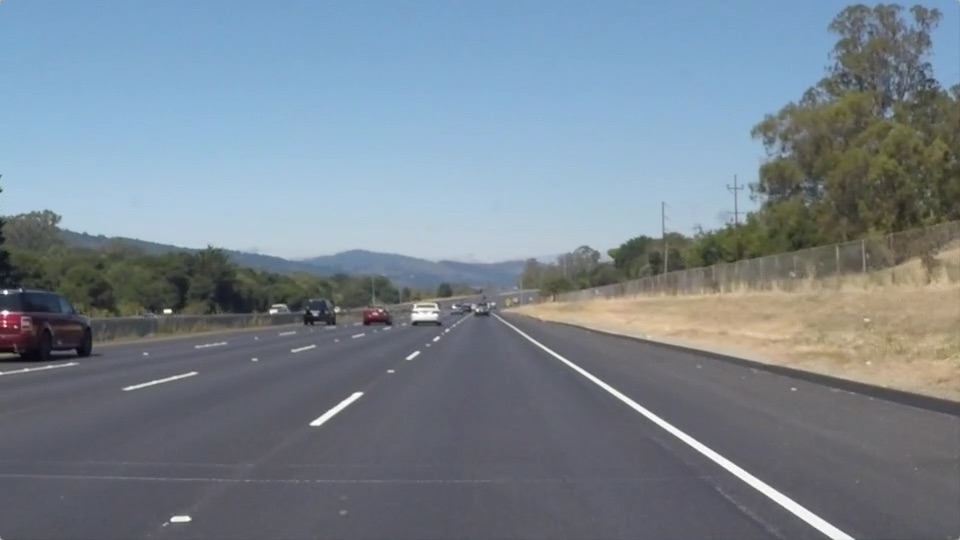
#> input picture CarND-LaneLines-P1/test_images/solidWhiteRight.jpg, 960 x 540 px
$ jupyter execute --allow-errors P1-Copy2.ipynb   (shell and % lines are left out)
#> lines starting #> are read from the running program, lines starting #| are printed output that depends on the picture
# **Finding Lane Lines on the Road**
***
In this project, you will use the tools you learned about in the lesson to identify lane lines on the road.  You can develop your pipeline on a series of individual images, and later apply the result to a video stream (really just a series of images). Check out the video clip "raw-lines-example.mp4" (also contained in this repository) to see what the output should look like after using the helper functions below.

Once you have a result that looks roughly like "raw-lines-example.mp4", you'll need to get creative and try to average and/or extrapolate the line segments you've detected to map out the full extent of the lane lines.  You can see an example of the result you're going for in the video "P1_example.mp4".  Ultimately, you would like to draw just one line for the left side of the lane, and one for the right.

---
Let's have a look at our first image called 'test_images/solidWhiteRight.jpg'.  Run the 2 cells below (hit Shift-Enter or the "play" button above) to display the image.

**Note** If, at any point, you encounter frozen display windows or other confounding issues, you can always start again with a clean slate by going to the "Kernel" menu above and selecting "Restart & Clear Output".

---

**The tools you have are color selection, region of interest selection, grayscaling, Gaussian smoothing, Canny Edge Detection and Hough Tranform line detection.  You  are also free to explore and try other techniques that were not presented in the lesson.  Your goal is piece together a pipeline to detect the line segments in the image, then average/extrapolate them and draw them onto the image for display (as below).  Once you have a working pipeline, try it out on the video stream below.**

---

<figure>

 <figcaption>
 <p></p>
 <p style="text-align: center;"> Your output should look something like this (above) after detecting line segments using the helper functions below </p>
 </figcaption>
</figure>
 <p></p>
<figure>

 <figcaption>
 <p></p>
 <p style="text-align: center;"> Your goal is to connect/average/extrapolate line segments to get output like this</p>
 </figcaption>
</figure>

[cell 1]
#importing some useful packages
import matplotlib.pyplot as plt
import matplotlib.image as mpimg
import numpy as np
import cv2

# Setting Global Variables for the lane extrapolation portion
PREVIOUS_1 = None
PREVIOUS_2 = None
PREVIOUS_RIGHT_X1 = None
PREVIOUS_RIGHT_X2 = None

[cell 2]
#reading in an image
image = mpimg.imread('test_images/solidWhiteRight.jpg')
#> image is the input picture: shape (540, 960, 3); mean R, G, B 120.3, 132.6, 143.7
#printing out some stats and plotting
print('This image is:', type(image), 'with dimesions:', image.shape)
#| This image is: <class 'numpy.ndarray'> with dimesions: (540, 960, 3)
plt.imshow(image)  #call as plt.imshow(gray, cmap='gray') to show a grayscaled image

[cell 3]
# Converting the image to grayscale
gray = cv2.cvtColor(image, cv2.COLOR_BGR2GRAY)
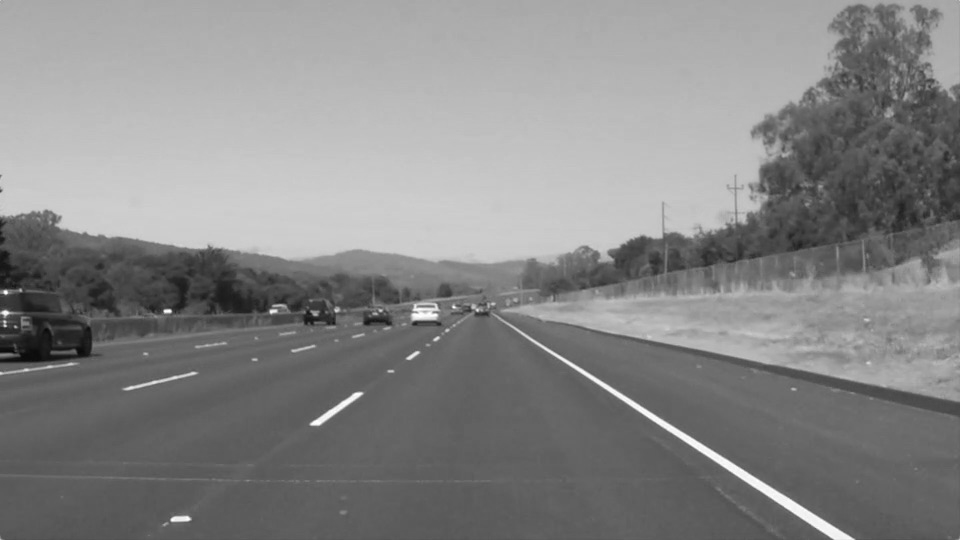
#> gray: shape (540, 960); min 6, max 255, mean 134.5
# show the gray image
plt.imshow(gray)

**Some OpenCV functions (beyond those introduced in the lesson) that might be useful for this project are:**

* `cv2.inRange()` for color selection
* `cv2.fillPoly()` for regions selection
* `cv2.line()` to draw lines on an image given endpoints
* `cv2.addWeighted()` to coadd / overlay two images
* `cv2.cvtColor()` to grayscale or change color
* `cv2.imwrite()` to output images to file
* `cv2.bitwise_and()` to apply a mask to an image

**Check out the OpenCV documentation to learn about these and discover even more awesome functionality!**

Below are some helper functions to help get you started. They should look familiar from the lesson!

[cell 4]
import math

# [6 lines left out: function grayscale, not called in this run]

def canny(img, low_threshold, high_threshold):
    """Applies the Canny transform"""
    return cv2.Canny(img, low_threshold, high_threshold)

def gaussian_blur(img, kernel_size):
    """Applies a Gaussian Noise kernel"""
    return cv2.GaussianBlur(img, (kernel_size, kernel_size), 0)

# [76 lines left out: functions region_of_interest, draw_lines, hough_lines, weighted_img, not called in this run]

[cell 5]
# [67 lines left out: function draw_lines3, not called in this run]

[cell 6]
# [83 lines left out: function draw_lines4, not called in this run]

#Helper function for mean
def mean(myList):
    return float(sum(myList)) / max(len(myList), 1)

[cell 7]
# [59 lines left out: function draw_lines5, not called in this run]

[cell 8]
# [18 lines left out: function draw_lines6, not called in this run]

[cell 9]
# [54 lines left out: function draw_lines7, not called in this run]

[cell 10]
# [102 lines left out: function draw_lines2, not called in this run]

## Test on Images

Now you should build your pipeline to work on the images in the directory "test_images"
**You should make sure your pipeline works well on these images before you try the videos.**

#> (a cell that did not finish here is left out)

[cell 12]
import os
for pic in os.listdir("test_images/")[1:]:
    print("Processing %r"%pic)
    path = (str(os.getcwd()+'/test_images/'+pic))
    image = mpimg.imread(path)
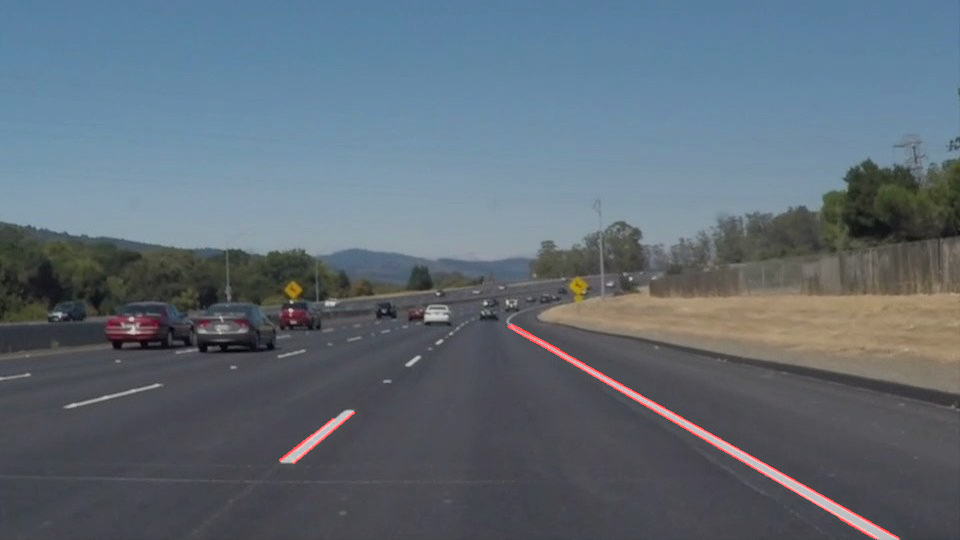
#> input picture CarND-LaneLines-P1/test_images/solidWhiteCurvecopy.png, 960 x 540 px
#> image is the input picture: shape (540, 960, 4) float32; mean R, G, B, A 0.375, 0.423, 0.466, 1
    # Read in the image and print out some stats
    # Note: in the previous example we were reading a .jpg
    # Here we read a .png and convert to 0,255 bytescale

    # Grab the x and y size and make a copy of the image
    ysize = image.shape[0]
#> ysize = 540
    xsize = image.shape[1]
#> xsize = 960
    color_select = np.copy(image)
    line_image = np.copy(image)

    # Define the vertices of a triangular mask.
    # Keep in mind the origin (x=0, y=0) is in the upper left
    # MODIFY THESE VALUES TO ISOLATE THE REGION
    # WHERE THE LANE LINES ARE IN THE IMAGE
    left_bottom = [.15*xsize, ysize]
#> left_bottom = [144, 540]
    right_bottom = [.95*xsize, ysize]
#> right_bottom = [912, 540]
    apex = [.5*xsize, .55*ysize]
#> apex = [480, 297]

    # Display the image and show region and color selections
    plt.imshow(image)
    x = [left_bottom[0], right_bottom[0], apex[0], left_bottom[0]]
#> x = [144, 912, 480, 144]
    y = [left_bottom[1], right_bottom[1], apex[1], left_bottom[1]]
#> y = [540, 540, 297, 540]
    plt.plot(x, y, 'b--', lw=4)
    plt.show()
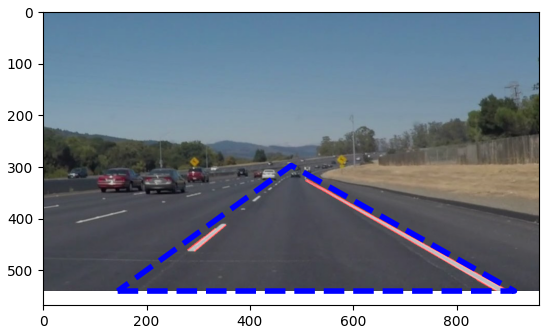
#> figure drawn by matplotlib, 1 panel
